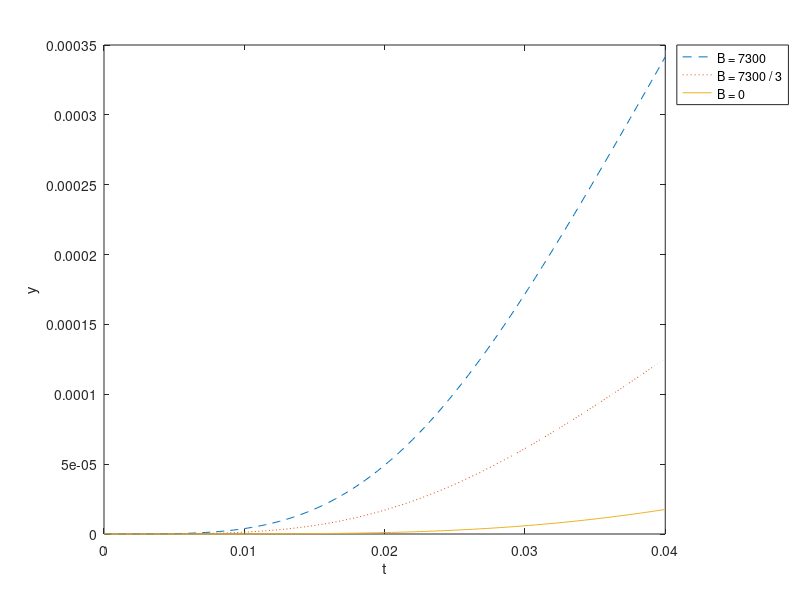
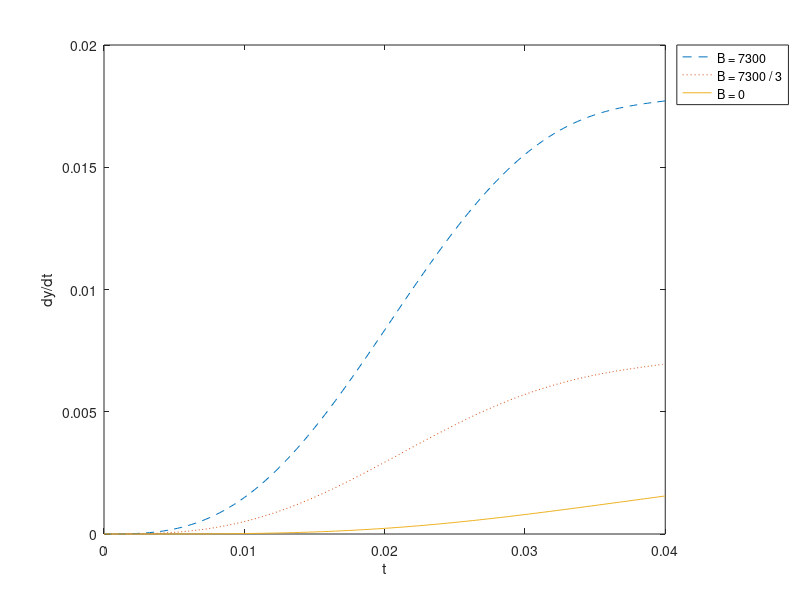
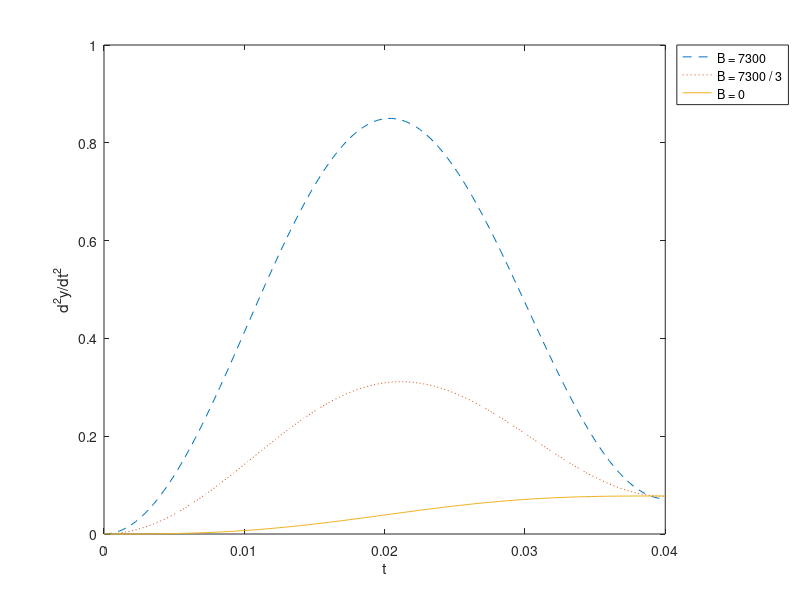

Source code (MATLAB) for these figures, in order:
clc
clear all

global H = 0.05;
global L = 0.8;
global V0 = 20;
global M = 450;
global K = 35000;
global B = 7300;
global B1 = 7300 / 3;
global B2 = 0;

function q = sist(t, an)
    
    global H;
    global L;
    global V0;
    global M;
    global K;
    global B;

    #Описание математической модели неровности дороги
    x = (H / 2) * (1 - cos((2 * pi * V0 * t) / L));
    #Производная функции неровности дороги
    dxdt = (H / L) * pi * V0 * sin((2 * pi * V0 * t)/L);
    q = [an(2); an(3); ((B / M) * dxdt + (K / M) * x - (B / M) * an(2) - (K / M) * an(1))];
endfunction;

function q1 = sist1(t1, an1)
    
    global H;
    global L;
    global V0;
    global M;
    global K;
    global B1;

    #Описание математической модели неровности дороги
    x = (H / 2) * (1 - cos((2 * pi * V0 * t1) / L));
    #Производная функции неровности дороги
    dxdt = (H / L) * pi * V0 * sin((2 * pi * V0 * t1)/L);
    q1 = [an1(2); an1(3); ((B1 / M) * dxdt + (K / M) * x - (B1 / M) * an1(2) - (K / M) * an1(1))];
endfunction;

function q2 = sist2(t2, an2)
    
    global H;
    global L;
    global V0;
    global M;
    global K;
    global B2;

    #Описание математической модели неровности дороги
    x = (H / 2) * (1 - cos((2 * pi * V0 * t2) / L));
    #Производная функции неровности дороги
    dxdt = (H / L) * pi * V0 * sin((2 * pi * V0 * t2)/L);
    q2 = [an2(2); an2(3); ((B2 / M) * dxdt + (K / M) * x - (B2 / M) * an2(2) - (K / M) * an2(1))];
endfunction;

t0 = 0;
tf = L / V0;
x0 = [0, 0, 0];

par = odeset ("RelTol", 1e-5, "AbsTol", 1e-5, "InitialStep", 0.0005, "MaxStep", 0.001);
#решение системы при t = L / V0
[t, an0] = ode45(@sist, [t0 tf], x0, par);
[t1 an1] = ode45(@sist1, [t0 tf], x0, par);
[t2 an2] = ode45(@sist2, [t0 tf], x0, par);

plot (t, an0(:,1), '--');
hold on
plot (t1, an1(:,1), ':');
hold on
plot (t2, an2(:,1));
h = legend("B = 7300", "B = 7300 / 3", "B = 0");
legend(h, "location", "northeastoutside");
xlabel('t');
ylabel('y');

figure();
plot (t, an0(:,2), '--');
hold on
plot (t1, an1(:,2), ':');
hold on
plot (t2, an2(:,2));
h = legend("B = 7300", "B = 7300 / 3", "B = 0");
legend(h, "location", "northeastoutside");
xlabel('t');
ylabel('dy/dt');

figure();
plot (t, an0(:,3), '--');
hold on
plot (t1, an1(:,3), ':');
hold on
plot (t2, an2(:,3));
h = legend("B = 7300", "B = 7300 / 3", "B = 0");
legend(h, "location", "northeastoutside");
xlabel('t');
ylabel('d^2y/dt^2');